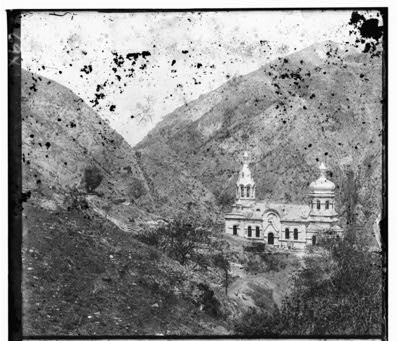
#> input picture part-two/results/00056v/channel-b.jpg, 398 x 341 px, given as the content of the folder ../data, which was not available
$ python run_alignment.py
#> lines starting #> are read from the running program, lines starting #| are printed output that depends on the picture; pictures that were not available may be replaced by others from this repository, and a replacement may not be noted
### scripts/alignment.py
"""Translation-only BGR plate alignment using zero-mean NCC and a manual pyramid.

Offsets are (dx, dy) to apply to the moving channel; positive = right/down.
No roll/wraparound and no automatic-registration or pyramid library calls.
"""
from __future__ import annotations
import numpy as np
from PIL import Image, ImageFilter


def split_plate(image):
    gray = np.asarray(image.convert('L'), dtype=np.float32) / 255.0
    height = gray.shape[0] // 3
    if height < 3:
        raise ValueError('Plate is too short to split into B, G and R.')
    return tuple(gray[i * height:(i + 1) * height].copy() for i in range(3))


def ncc_score(reference, moving, dx, dy, border=0.10):
    """Compare only the overlapping interiors; exclude scan borders on BOTH images."""
    h, w = reference.shape
    my, mx = max(1, int(h * border)), max(1, int(w * border))
    y0, y1 = max(my, my + dy), min(h - my, h - my + dy)
    x0, x1 = max(mx, mx + dx), min(w - mx, w - mx + dx)
    if y1 - y0 < 8 or x1 - x0 < 8:
        return -float('inf')
    a = reference[y0:y1, x0:x1]
    b = moving[y0-dy:y1-dy, x0-dx:x1-dx]
    count = a.size
    sa, sb = a.sum(dtype=np.float64), b.sum(dtype=np.float64)
    aa = np.einsum('ij,ij->', a, a, dtype=np.float64, optimize=False) - sa * sa / count
    bb = np.einsum('ij,ij->', b, b, dtype=np.float64, optimize=False) - sb * sb / count
    ab = np.einsum('ij,ij->', a, b, dtype=np.float64, optimize=False) - sa * sb / count
    denominator = np.sqrt(max(aa, 0) * max(bb, 0))
    return float(ab / denominator) if denominator > 1e-12 else -float('inf')


def search(reference, moving, radius=15, initial=(0, 0), border=0.10):
    best, best_score = tuple(initial), -float('inf')
    for dy in range(initial[1] - radius, initial[1] + radius + 1):
        for dx in range(initial[0] - radius, initial[0] + radius + 1):
            score = ncc_score(reference, moving, dx, dy, border)
            if score > best_score or (score == best_score and dx*dx+dy*dy < best[0]**2+best[1]**2):
                best, best_score = (dx, dy), score
    if not np.isfinite(best_score):
        raise ValueError('No usable NCC match (too small or zero-variance image).')
    return best, best_score


def downsample(image):
    # Gaussian anti-aliasing, then explicit factor-two subsampling.
    # Quantization is limited to the smoothed coarse layers, not the original.
    smooth = Image.fromarray(np.round(image * 255).clip(0,255).astype(np.uint8)).filter(ImageFilter.GaussianBlur(1.0))
    return np.asarray(smooth, dtype=np.float32)[::2, ::2].copy() / 255.0


def pyramid_align(reference, moving, coarse_size=192, coarse_radius=15, refine_radius=2, border=0.10):
    refs, movs = [reference], [moving]
    while max(refs[-1].shape) > coarse_size:
        refs.append(downsample(refs[-1])); movs.append(downsample(movs[-1]))
    offset, trace = (0, 0), []
    for level in range(len(refs)-1, -1, -1):
        coarsest = level == len(refs)-1
        if not coarsest:
            offset = (offset[0]*2, offset[1]*2)
        predicted = offset
        radius = coarse_radius if coarsest else refine_radius
        offset, score = search(refs[level], movs[level], radius, predicted, border)
        trace.append({'level':level, 'scale':2**level, 'width':refs[level].shape[1], 'height':refs[level].shape[0], 'prediction':list(predicted), 'offset':list(offset), 'radius':radius, 'ncc':round(score,6)})
    return offset, trace


def low_resolution(channels, max_side=400):
    h,w=channels[0].shape
    scale=min(1.0,max_side/max(h,w))
    size=(max(1,round(w*scale)),max(1,round(h*scale)))
    result=[]
    for channel in channels:
        image=Image.fromarray(channel,mode='F')
        result.append(np.asarray(image.resize(size,Image.Resampling.LANCZOS),dtype=np.float32))
    return tuple(result)


def compose(channels, green=(0,0), red=(0,0), bounds=None):
    """RGB on the common valid canvas; no synthetic wrapped pixels."""
    h,w=channels[0].shape
    offsets=[(0,0),green,red]
    if bounds is None:
        x0=max(d[0] for d in offsets); x1=min(w+d[0] for d in offsets)
        y0=max(d[1] for d in offsets); y1=min(h+d[1] for d in offsets)
        bounds=(x0,y0,x1,y1)
    x0,y0,x1,y1=bounds
    if x1<=x0 or y1<=y0:
        raise ValueError('Aligned channels have no common overlap.')
    aligned=[ch[y0-dy:y1-dy,x0-dx:x1-dx] for ch,(dx,dy) in zip(channels,offsets)]
    rgb=np.stack(aligned[::-1],axis=-1)
    return Image.fromarray(np.round(rgb*255).clip(0,255).astype(np.uint8)),bounds

### scripts/run_alignment.py
"""Run the same alignment parameters on every plate; save images and numeric results.
Usage: python scripts/run_alignment.py --input ../data --output part-two/results
"""
from pathlib import Path
import argparse, csv, json, time
from PIL import Image
import numpy as np
from alignment import split_plate, search, pyramid_align, low_resolution, compose


def save_web(image,path,max_side=1100):
    image=image.copy();image.thumbnail((max_side,max_side),Image.Resampling.LANCZOS)
    image.save(path,quality=91,optimize=True)


def run(input_dir, output):
    output.mkdir(parents=True,exist_ok=True)
    records=[]
    sources=sorted(p for p in input_dir.iterdir() if p.suffix.lower() in {'.jpg','.jpeg','.png','.tif','.tiff'} and not p.name.startswith('._'))
    for source in sources:
        start=time.perf_counter();folder=output/source.stem;folder.mkdir(exist_ok=True)
        with Image.open(source) as plate:
#> plate is the input picture: PIL image 398x341 L; min 0, max 255, mean 139.7
            source_size=list(plate.size);channels=split_plate(plate)
#> after `source_size = list(plate.size)`: source_size = [398, 341]
            save_web(plate.convert('RGB'),folder/'plate.jpg',1200)
        low=low_resolution(channels)
#> the loop in low_resolution, `for channel in channels:` made 3 passes
#> pass 1, in low_resolution, `image=Image.fromarray(channel,mode='F')`:
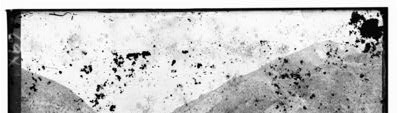
#> image: PIL image 398x113 F; min 0, max 1, mean 0.759
#> after the loop in low_resolution, `for channel in channels:`: result = 3 items
        t=time.perf_counter();g_low,sg=search(low[0],low[1]);r_low,sr=search(low[0],low[2]);single_seconds=time.perf_counter()-t
#> the loop in search, `for dy in range(initial[1] - radius, initial[1] + radius + 1):` made 31 passes
#> pass 1, in ncc_score (call 3), `b = moving[y0-dy:y1-dy, x0-dx:x1-dx]`:
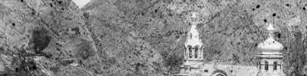
#> b: shape (76, 307) float32; min 0, max 1, mean 0.519
#> the loop in search (call 2), `for dy in range(initial[1] - radius, initial[1] + radius + 1):` made 31 passes
#> pass 1, in ncc_score (call 965), `a = reference[y0:y1, x0:x1]`:
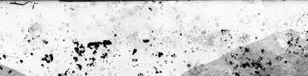
#> a: shape (76, 308) float32; min 0, max 1, mean 0.847
        im,_=compose(low);save_web(im,folder/'single-before.jpg')
        im,_=compose(low,g_low,r_low);save_web(im,folder/'single.jpg')
        t=time.perf_counter();g,gt=pyramid_align(channels[0],channels[1]);r,rt=pyramid_align(channels[0],channels[2]);pyramid_seconds=time.perf_counter()-t
#> the loop in pyramid_align, `for level in range(len(refs)-1, -1, -1):` made 3 passes
#> level on passes 1, 3: 2, 0
#> pass 1, in ncc_score (call 2234), `b = moving[y0-dy:y1-dy, x0-dx:x1-dx]`:
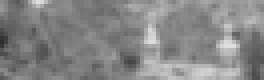
#> b: shape (20, 66) float32 (shown 4 times larger); min 0.18, max 0.875, mean 0.526
#> the loop in pyramid_align (call 2), `while max(refs[-1].shape) > coarse_size:` made 2 passes
#> pass 1, in downsample (call 6), `smooth = Image.fromarray(np.round(image * 255).clip(0,255).astype(np.u..`:
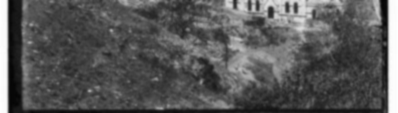
#> smooth: PIL image 398x113 L; min 5, max 255, mean 87.8
#> the loop in pyramid_align (call 2), `for level in range(len(refs)-1, -1, -1):` made 3 passes
#> pass 1, in ncc_score (call 3246), `b = moving[y0-dy:y1-dy, x0-dx:x1-dx]`:
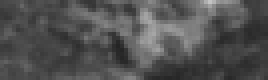
#> b: shape (20, 67) float32 (shown 4 times larger); min 0.141, max 0.765, mean 0.32
        im,bounds=compose(channels,g,r)
#> im: PIL image 309x47 RGB
        im.save(folder/'aligned-full.jpg',quality=94,optimize=True)
        save_web(im,folder/'aligned.jpg')
        # EXACT same B-coordinate canvas for before/after: slider never compares different crops.
        before,_=compose(channels,bounds=bounds);save_web(before,folder/'before.jpg')
#> call 4 of compose, with green = (0, 0), red = (0, 0), bounds = (61, 66, 370, 113)
#> in compose (call 4), `rgb=np.stack(aligned[::-1],axis=-1)`:
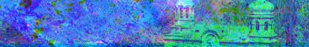
#> rgb: shape (47, 309, 3) float32; mean of channels 0, 1, 2 0.27, 0.506, 0.719; drawn as R, G, B
        uncropped,_=compose(channels);save_web(uncropped,folder/'unaligned-full-view.jpg')
        for label,ch in zip(('b','g','r'),channels):
            save_web(Image.fromarray(np.round(ch*255).astype(np.uint8)),folder/f'channel-{label}.jpg',600)
#> this loop made 3 passes
#> label on passes 1 to 3: 'b', 'g', 'r'
        rec={'id':source.stem,'source':source.name,'source_size':source_size,'channel_size':[channels[0].shape[1],channels[0].shape[0]],'discarded_rows':source_size[1]%3,'single_size':[low[0].shape[1],low[0].shape[0]],'single':{'green':list(g_low),'red':list(r_low),'green_ncc':round(sg,6),'red_ncc':round(sr,6),'seconds':round(single_seconds,3)},'pyramid':{'green':list(g),'red':list(r),'seconds':round(pyramid_seconds,3),'green_trace':gt,'red_trace':rt},'crop_bounds':list(bounds),'output_size':list(im.size),'total_seconds':round(time.perf_counter()-start,3)}
        records.append(rec)
        (output/'results.json').write_text(json.dumps({'parameters':{'metric':'zero-mean NCC','border_fraction':0.1,'single_max_side':400,'single_radius':15,'coarse_max_side':192,'coarse_radius':15,'refine_radius':2,'pyramid_blur_sigma':1.0},'images':records},indent=2),encoding='utf-8')
        print(f'{source.name}: G={g} R={r} | single {single_seconds:.2f}s / pyramid {pyramid_seconds:.2f}s',flush=True)
#| channel-b.jpg: G=(61, 66) R=(-28, 2) | single 0.41s / pyramid 0.26s
    with (output/'offsets.csv').open('w',newline='',encoding='utf-8') as f:
        writer=csv.writer(f);writer.writerow(['image','method','width','height','G_dx','G_dy','R_dx','R_dy','seconds'])
        for r in records:
            for method,size in [('single',r['single_size']),('pyramid',r['channel_size'])]:
                result=r[method];writer.writerow([r['source'],method,*size,*result['green'],*result['red'],result['seconds']])
#> this loop made 1 pass
    print(f'Finished {len(records)} plates.',flush=True)
#| Finished 1 plates.

if __name__=='__main__':
    parser=argparse.ArgumentParser();parser.add_argument('--input',type=Path,default=Path('../data'));parser.add_argument('--output',type=Path,default=Path('part-two/results'));args=parser.parse_args();run(args.input,args.output)

$ run again, on part-two/results/00056v/channel-g.jpg
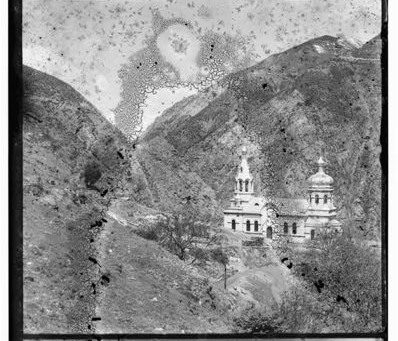
#> input picture part-two/results/00056v/channel-g.jpg, 398 x 341 px, given as the content of the folder ../data, which was not available
#> in run, plate is the input picture: PIL image 398x341 L; min 0, max 255, mean 138.5
#> the loop in low_resolution, `for channel in channels:` made 3 passes
#> after the loop in low_resolution, `for channel in channels:`: result = 3 items
#> the loop in search, `for dy in range(initial[1] - radius, initial[1] + radius + 1):` made 31 passes
#> pass 1, in ncc_score (call 3), `b = moving[y0-dy:y1-dy, x0-dx:x1-dx]`:
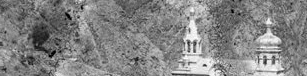
#> b: shape (76, 307) float32; min 0, max 1, mean 0.519
#> rgb: shape (92, 383, 3) float32
#> the loop in pyramid_align, `for level in range(len(refs)-1, -1, -1):` made 3 passes
#> level on passes 1, 3: 2, 0
#> the loop in pyramid_align (call 2), `for level in range(len(refs)-1, -1, -1):` made 3 passes
#> pass 1, in ncc_score (call 3246), `b = moving[y0-dy:y1-dy, x0-dx:x1-dx]`:
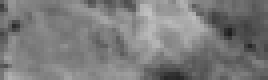
#> b: shape (20, 67) float32 (shown 4 times larger); min 0.118, max 0.761, mean 0.484
#> the loop in run, `for label,ch in zip(('b','g','r'),channels):` made 3 passes
#> label on passes 1 to 3: 'b', 'g', 'r'
#| channel-g.jpg: G=(-45, 50) R=(62, -52) | single 0.48s / pyramid 0.28s
#> the loop in run, `for r in records:` made 1 pass
#| Finished 1 plates.

$ run again, on part-two/results/00056v/channel-r.jpg
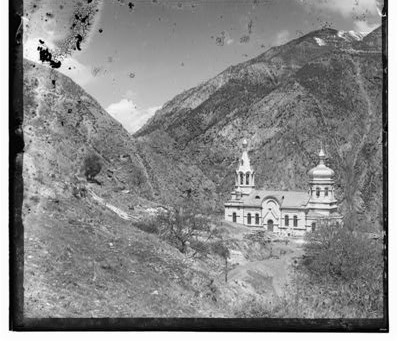
#> input picture part-two/results/00056v/channel-r.jpg, 398 x 341 px, given as the content of the folder ../data, which was not available
#> in run, plate is the input picture: PIL image 398x341 L; min 0, max 255, mean 136
#> the loop in low_resolution, `for channel in channels:` made 3 passes
#> after the loop in low_resolution, `for channel in channels:`: result = 3 items
#> the loop in search, `for dy in range(initial[1] - radius, initial[1] + radius + 1):` made 31 passes
#> pass 1, in ncc_score (call 3), `b = moving[y0-dy:y1-dy, x0-dx:x1-dx]`:
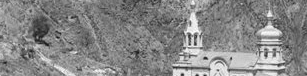
#> b: shape (76, 307) float32; min 0.0667, max 1, mean 0.529
#> rgb: shape (87, 383, 3) float32
#> the loop in pyramid_align, `for level in range(len(refs)-1, -1, -1):` made 3 passes
#> level on passes 1, 3: 2, 0
#> the loop in pyramid_align (call 2), `for level in range(len(refs)-1, -1, -1):` made 3 passes
#> rgb: shape (47, 270, 3) float32
#> in compose (call 4), `rgb=np.stack(aligned[::-1],axis=-1)`:
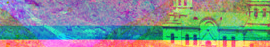
#> rgb: shape (47, 270, 3) float32; mean of channels 0, 1, 2 0.507, 0.578, 0.558; drawn as R, G, B
#> the loop in run, `for label,ch in zip(('b','g','r'),channels):` made 3 passes
#> label on passes 1 to 3: 'b', 'g', 'r'
#| channel-r.jpg: G=(62, 66) R=(-66, 40) | single 0.39s / pyramid 0.25s
#> the loop in run, `for r in records:` made 1 pass
#| Finished 1 plates.
